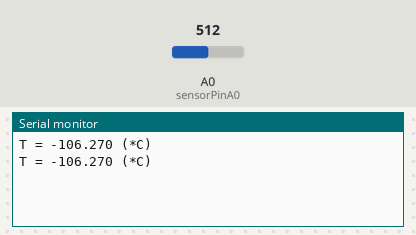
Bench run of a sketch on a simulated Arduino Uno, built with avr-gcc and run on an emulated ATmega328P. Parts: the last lines printed to the serial monitor. The test bench sets the inputs (shaded band); at power-on: A0 (sensorPinA0) = 512.

Above: at 1.8 s.
1.9 s: A0 (sensorPinA0) set to 716
At 2.3 s:
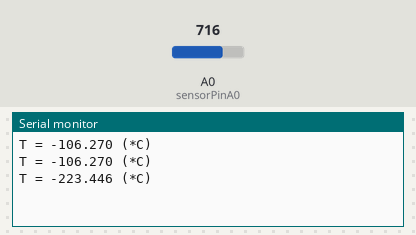
3.4 s: A0 (sensorPinA0) set to 900
At 4.8 s:
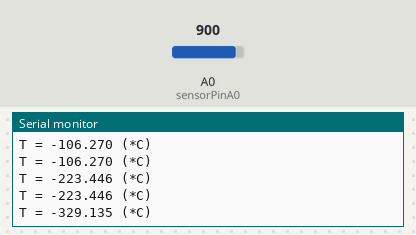
Timing chart, 0 to 6.4 s (numbered marks = the images above; inputs shaded):
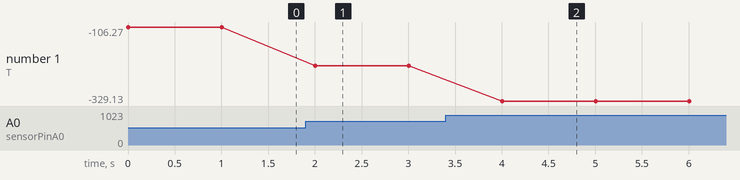

Measured:
- after the input at 1.9 s, the serial monitor: prints a new line after 0.10 s (image 1)
- after the input at 3.4 s, the serial monitor: prints a new line after 0.60 s (image 2)
- plotted number 1: -106.27 → -223.45 after the input at 1.9 s, -223.45 → -329.13 after the input at 3.4 s

The sketch:

nhiet.ino
```cpp
const int sensorPinA0 = A0;
const float Vref = 4.9;

const int T1 = -10;
const int T2 = 120;

const int V1 = 1648;
const int V2 = 565;

void setup()
{
  Serial.begin(9600);
  analogReference(DEFAULT);
}

void loop()
{
  int sensorValue = analogRead(sensorPinA0);
  float Vtemp = sensorValue * Vref / 1024.0;
  float T = (((Vtemp * 1000 - V1) * (T2 - T1)) / (V2 - V1))+T1;

  Serial.print("T = ");
  Serial.print(T, 3);
  Serial.println(" (*C)");
  delay(1000);
}
```
